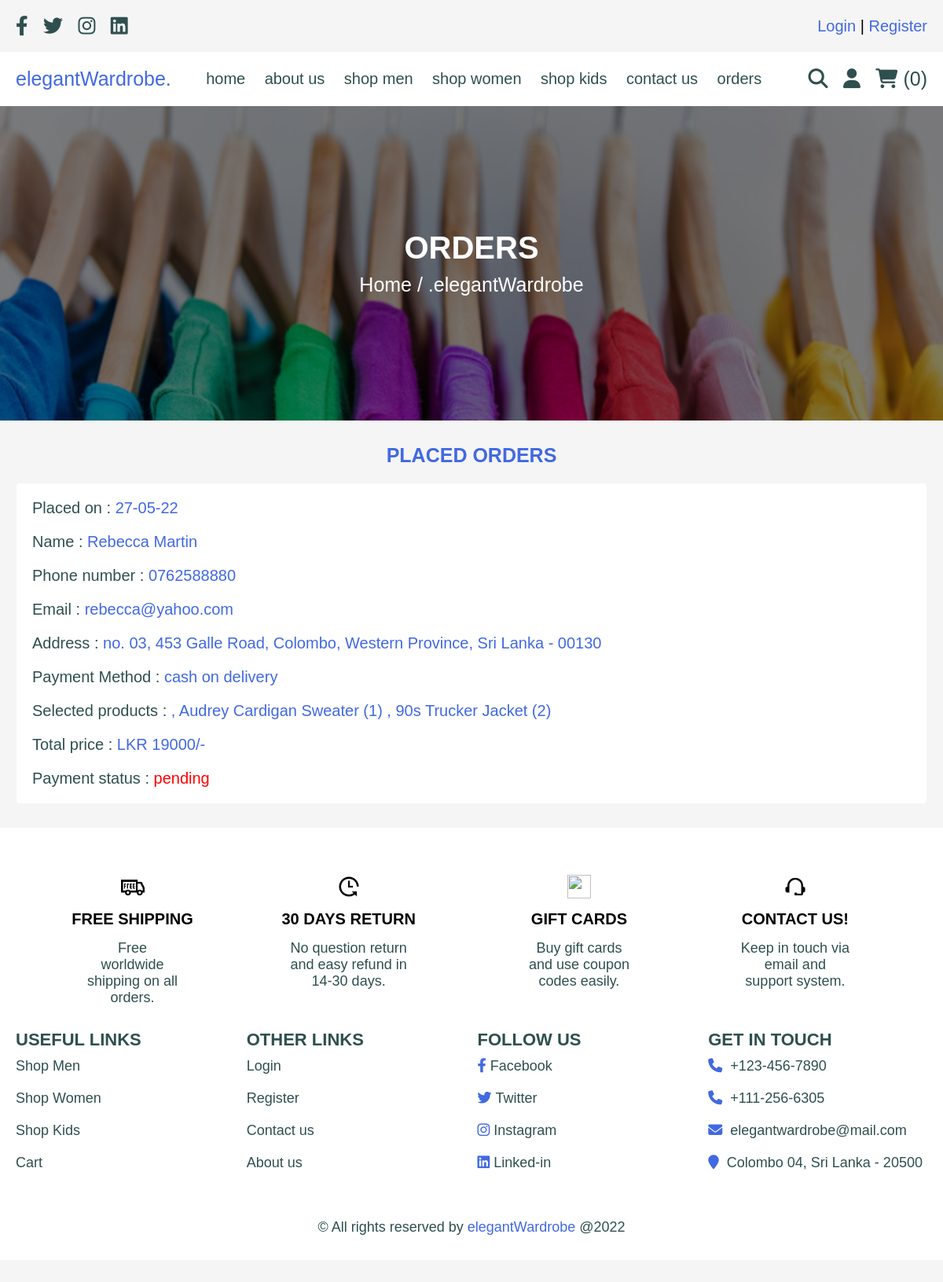
The app's page /orders.php (signed in) with its own data.
### tables this page shows
CREATE TABLE IF NOT EXISTS `orders` (
  `id` int(100) NOT NULL AUTO_INCREMENT,
  `user_id` int(100) NOT NULL,
  `name` varchar(100) NOT NULL,
  `number` varchar(12) NOT NULL,
  `email` varchar(100) NOT NULL,
  `method` varchar(50) NOT NULL,
  `address` varchar(500) NOT NULL,
  `total_products` varchar(1000) NOT NULL,
  `total_price` int(100) NOT NULL,
  `placed_on` varchar(50) NOT NULL,
  `payment_status` varchar(20) NOT NULL DEFAULT 'pending',
  PRIMARY KEY (`id`)
);

### orders.php (the view, shortened to what this page needs)
<?php
include('connection.php');
$user_id = $_SESSION['user_id'];
?>
<!doctype html>
<html>
<head>
	<link rel="stylesheet" href="https://cdnjs.cloudflare.com/ajax/libs/font-awesome/6.1.1/css/all.min.css">
	<link rel="stylesheet" href="styles.css">
</head>
<body>
	<?php include('header.php'); ?>
	<div class="heading">
			<h3>Orders</h3>
			<p><a href="home.php">Home</a> / .elegantWardrobe</p>
		</div>
	<section class="placed-orders">
		<h1 class="title">Placed Orders</h1>
		<div class="box-container">
			<?php
				$order_query = mysqli_query($conn, "SELECT * FROM `orders` WHERE user_id = '$user_id'") or die('Query failed!');
			if(mysqli_num_rows($order_query) > 0) {
				while($fetch_orders = mysqli_fetch_assoc($order_query)) {
			?>
			<div class="box">
			<p>Placed on : <span><?php echo $fetch_orders['placed_on']; ?></span></p>
			<p>Name : <span><?php echo $fetch_orders['name']; ?></span></p>
			<p>Phone number : <span><?php echo $fetch_orders['number']; ?></span></p>
			<p>Email : <span><?php echo $fetch_orders['email']; ?></span></p>
			<p>Address : <span><?php echo $fetch_orders['address']; ?></span></p>
			<p>Payment Method : <span><?php echo $fetch_orders['method']; ?></span></p>
			<p>Selected products : <span><?php echo $fetch_orders['total_products']; ?></span></p>
			<p>Total price : <span>LKR <?php echo $fetch_orders['total_price']; ?>/-</span></p>
			<p>Payment status : <span style="color: <?php if( $fetch_orders['payment_status'] == 'pending'){echo 'red';}else{echo 'green';}?>"><?php echo $fetch_orders['payment_status']; ?></span></p>
			</div>
			<?php
			}
			}else{
				echo '<p class="empty">You have 0 orders placed!</p>';
			}
			?>
		</div>
	</section>
	<?php include('footer.php'); ?>
</body>
</html>

### styles.css (style rules this page uses)
* { font-family: 'Rubik', sans-serif; margin:0; padding:0; box-sizing: border-box; outline: none; border:none; text-decoration: none; transition:all .2s linear; }
html { font-size: 62.5%; overflow-x: hidden; }
body { background-color: whitesmoke; }
section { padding: 3rem 2rem; }
.title { text-align: center; margin-bottom: 2rem; text-transform: uppercase; color: royalblue; font-size: 2.5rem; }
.heading { min-height: 50vh; display: flex; flex-flow: column; align-items: center; justify-content: center; gap: 1rem; background: linear-gradient(rgba(0,0,0,.5),rgba(0,0,0,.5)), url("images/header2.jpg") no-repeat; background-size: cover; background-position: center; }
.heading h3 { font-size: 4rem; color: white; text-transform: uppercase; }
.heading p { font-size: 2.5rem; color: white; }
.heading p a { color:white; }
.placed-orders .box-container { max-width: 1200px; margin: 0 auto; display: flex; flex-wrap: wrap; align-items: center; gap: 1.5rem; }
.placed-orders .box-container .box { flex: 1 1 40rem; border-radius: .5rem; border: .1rem solid whitesmoke; background-color: white; padding: 1rem 2rem; transition: transform 0.5s; }
.placed-orders .box-container .box p { padding: 1rem 0; font-size: 2rem; color: darkslategray; }
.placed-orders .box-container .box p span { color: royalblue; }

### records on screen
orders: placed_on "27-05-22", name "Rebecca Martin", number "0762588880", email "rebecca@yahoo.com", address "no. 03, 453 Galle Road, Colombo, Western Province, Sri Lanka - 00130", method "cash on delivery", total_products ", Audrey Cardigan Sweater (1) , 90s Trucker Jacket (2)", total_price "19000", payment_status "pending"

### other values on screen
$cart_rows_number "0"
